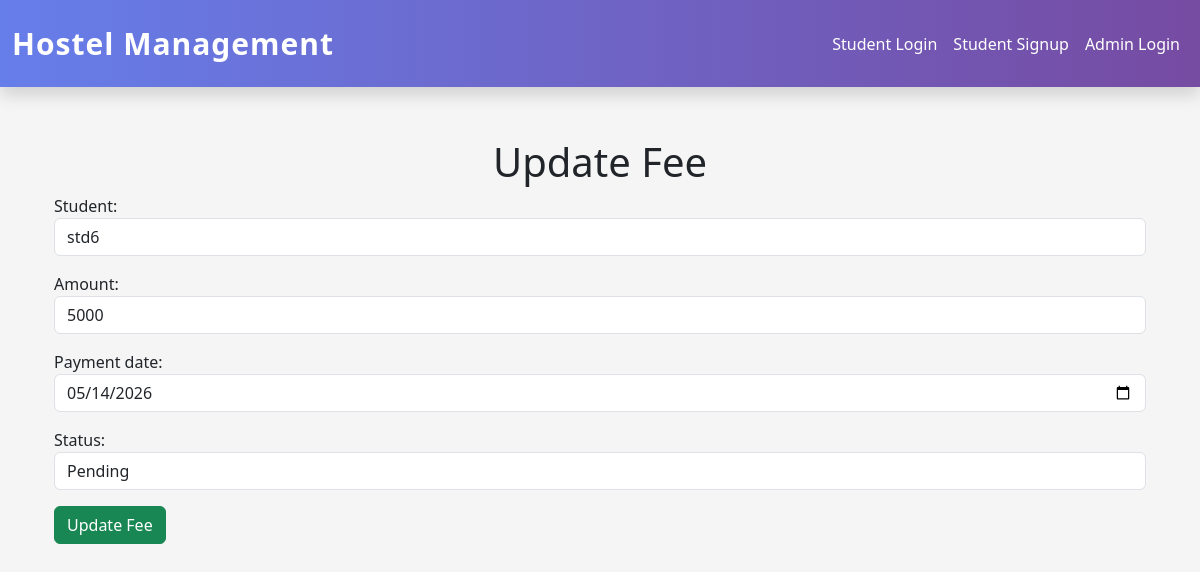
/update-fee/2/, run on the app's committed database.
### hostel_app/models.py (models this page shows, shortened)
class Fee(models.Model):
    student = models.ForeignKey(
        Student,
        on_delete=models.CASCADE
    )
    amount = models.IntegerField()
    payment_date = models.DateField()
    status = models.CharField(
        max_length=20
    )

### hostel_app/views.py (the view, shortened to what this page needs)
def update_fee(request, id):
    fee = Fee.objects.get(id=id)
    form = FeeForm(instance=fee)
    context = {
        "form": form
    }
    return render(
        request,
        "fees/update_fee.html",
        context
    )

### hostel_app/forms.py
class FeeForm(forms.ModelForm):
    class Meta:
        model = Fee
        fields = "__all__"
        widgets = {
            "payment_date": forms.DateInput(
                attrs={
                    "type": "date",
                    "class": "form-control"
                }
            ),
            "status": forms.Select(
                choices=[
                    ("pending", "Pending"),
                    ("paid", "Paid"),
                ],
                attrs={
                    "class": "form-control"
                }
            ),
            "student": forms.Select(
                attrs={
                    "class": "form-control"
                }
            ),
            "amount": forms.NumberInput(
                attrs={
                    "class": "form-control"
                }
            ),
        }

### hostel_app/models.py (called while the page is built)
    def __str__(self):
        return self.student_name

### hostel_app/templates/fees/update_fee.html (shortened to what this page needs)
{% extends 'master.html' %}
{% block content %}
<div class="container mt-5">
    <h1 class="text-center">
        Update Fee
    </h1>
    <form method="POST">
        {{ form.as_p }}
        <button class="btn btn-success">
            Update Fee
        </button>
    </form>
</div>
{% endblock %}

### hostel_app/templates/master.html (style rules this page uses)
body { padding-top: 90px; }

### data on the page
Fee: student "std6", amount "5000", payment_date "05/14/2026", status "Pending"
